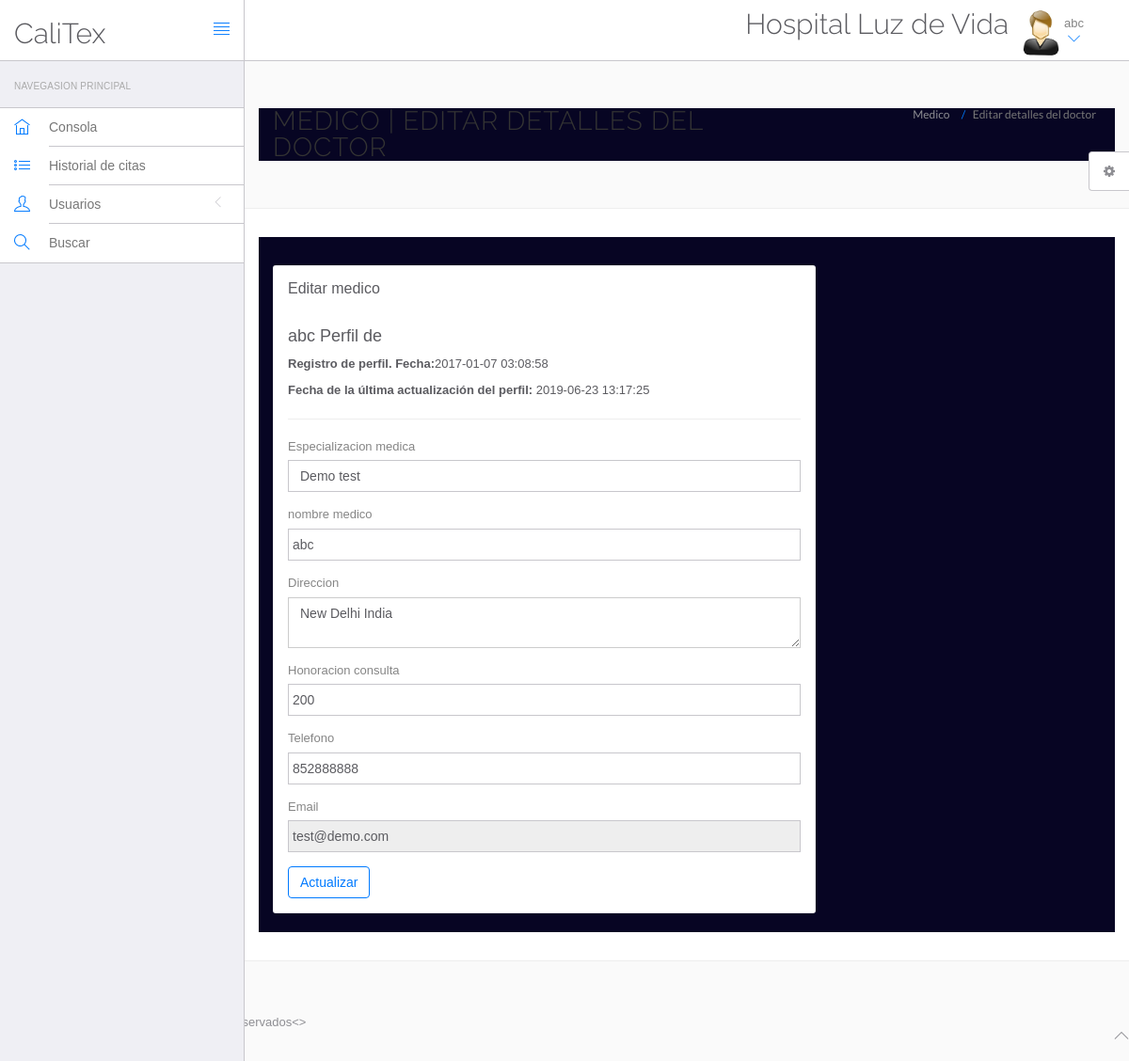
/hms/doctor/edit-profile.php (signed in), run on the app's committed database.
### tables this page shows
CREATE TABLE `doctors` (
  `id` int(11) NOT NULL AUTO_INCREMENT,
  `specilization` varchar(255) DEFAULT NULL,
  `doctorName` varchar(255) DEFAULT NULL,
  `address` longtext DEFAULT NULL,
  `docFees` varchar(255) DEFAULT NULL,
  `contactno` bigint(11) DEFAULT NULL,
  `docEmail` varchar(255) DEFAULT NULL,
  `password` varchar(255) DEFAULT NULL,
  `creationDate` timestamp NULL DEFAULT current_timestamp(),
  `updationDate` timestamp NULL DEFAULT NULL ON UPDATE current_timestamp(),
  PRIMARY KEY (`id`)
);

### hms/doctor/edit-profile.php (the view, shortened to what this page needs)
<?php
include('include/config.php');
?>
<!DOCTYPE html>
<html lang="en">
	<head>
		<link rel="stylesheet" href="vendor/bootstrap/css/bootstrap.min.css">
		<link rel="stylesheet" href="vendor/fontawesome/css/font-awesome.min.css">
		<link rel="stylesheet" href="vendor/themify-icons/themify-icons.min.css">
		<link href="vendor/animate.css/animate.min.css" rel="stylesheet" media="screen">
		<link href="vendor/perfect-scrollbar/perfect-scrollbar.min.css" rel="stylesheet" media="screen">
		<link href="vendor/switchery/switchery.min.css" rel="stylesheet" media="screen">
		<link href="vendor/bootstrap-touchspin/jquery.bootstrap-touchspin.min.css" rel="stylesheet" media="screen">
		<link href="vendor/select2/select2.min.css" rel="stylesheet" media="screen">
		<link href="vendor/bootstrap-datepicker/bootstrap-datepicker3.standalone.min.css" rel="stylesheet" media="screen">
		<link href="vendor/bootstrap-timepicker/bootstrap-timepicker.min.css" rel="stylesheet" media="screen">
		<link rel="stylesheet" href="assets/css/styles.css">
		<link rel="stylesheet" href="assets/css/plugins.css">
		<link rel="stylesheet" href="assets/css/themes/theme-1.css" id="skin_color" />
	</head>
	<body>
		<div id="app">
<?php include('include/sidebar.php');?>
			<div class="app-content">
				<?php include('include/header.php');?>
				<div class="main-content" >
					<div class="wrap-content container" id="container">
						<section id="page-title">
							<div class="row">
								<div class="col-sm-8">
									<h1 class="mainTitle">Medico | Editar detalles del doctor</h1>
																	</div>
								<ol class="breadcrumb">
									<li>
										<span>Medico</span>
									</li>
									<li class="active">
										<span>Editar detalles del doctor</span>
									</li>
								</ol>
							</div>
						</section>
						<div class="container-fluid container-fullw bg-white">
							<div class="row">
								<div class="col-md-12">
									<div class="row margin-top-30">
										<div class="col-lg-8 col-md-12">
											<div class="panel panel-white">
												<div class="panel-heading">
													<h5 class="panel-title">Editar medico</h5>
												</div>
												<div class="panel-body">
									<?php $sql=mysqli_query($con,"select * from doctors where docEmail='".$_SESSION['dlogin']."'");
while($data=mysqli_fetch_array($sql))
{
?>
<h4><?php echo htmlentities($data['doctorName']);?>Perfil de</h4>
<p><b>Registro de perfil. Fecha:</b><?php echo htmlentities($data['creationDate']);?></p>
<?php if($data['updationDate']){?>
<p><b>Fecha de la última actualización del perfil: </b><?php echo htmlentities($data['updationDate']);?></p>
<?php } ?>
<hr />
													<form role="form" name="adddoc" method="post" onSubmit="return valid();">
														<div class="form-group">
															<label for="DoctorSpecialization">
																Especializacion medica
															</label>
							<select name="Doctorspecialization" class="form-control" required="required">
					<option value="<?php echo htmlentities($data['specilization']);?>">
					<?php echo htmlentities($data['specilization']);?></option>
															</select>
														</div>
<div class="form-group">
															<label for="doctorname">
																 nombre medico
															</label>
	<input type="text" name="docname" class="form-control" value="<?php echo htmlentities($data['doctorName']);?>" >
														</div>
<div class="form-group">
															<label for="address">
																 Direccion
															</label>
					<textarea name="clinicaddress" class="form-control"><?php echo htmlentities($data['address']);?></textarea>
														</div>
<div class="form-group">
															<label for="fess">
																 Honoracion consulta
															</label>
		<input type="text" name="docfees" class="form-control" required="required"  value="<?php echo htmlentities($data['docFees']);?>" >
														</div>
<div class="form-group">
									<label for="fess">
																 Telefono
															</label>
					<input type="text" name="doccontact" class="form-control" required="required"  value="<?php echo htmlentities($data['contactno']);?>">
														</div>
<div class="form-group">
									<label for="fess">
																 Email
															</label>
					<input type="email" name="docemail" class="form-control"  readonly="readonly"  value="<?php echo htmlentities($data['docEmail']);?>">
														</div>
														<?php } ?>
														<button type="submit" name="submit" class="btn btn-o btn-primary">
															Actualizar
														</button>
													</form>
												</div>
											</div>
										</div>
											</div>
										</div>
								</div>
					</div>
				</div>
			</div>
	<?php include('include/footer.php');?>
	<?php include('include/setting.php');?>
			<>
		</div>
	</body>
</html>

### hms/doctor/include/header.php (shortened to what this page needs)
<header class="navbar navbar-default navbar-static-top">
					<div class="navbar-header">
						<a class="navbar-brand" href="#">
							<h2 style="padding-top:20% ">CaliTex</h2>
						</a>
						<a href="#" class="sidebar-toggler pull-right visible-md visible-lg" data-toggle-class="app-sidebar-closed" data-toggle-target="#app">
							<i class="ti-align-justify"></i>
						</a>
					</div>
					<div class="navbar-collapse collapse">
						<ul class="nav navbar-right">
								<li  style="padding-top:2% ">
								<h2>Hospital Luz de Vida</h2>
							</li>
							<li class="dropdown current-user">
								<a href class="dropdown-toggle" data-toggle="dropdown">
									<img src="assets/images/images.jpg" > <span class="username">
									<?php $query=mysqli_query($con,"select doctorName from doctors where id='".$_SESSION['id']."'");
while($row=mysqli_fetch_array($query))
{
	echo $row['doctorName'];
}
									?> <i class="ti-angle-down"></i></i></span>
								</a>
							</li>
						</ul>
					</div>
				</header>

### hms/doctor/assets/css/themes/theme-1.css (style rules this page uses)
body { background: #FAFAFA; }
header .navbar-header { background: #ffffff !important; border-right-color: #c8c7cc !important; border-bottom-color: #c8c7cc !important; }
header .navbar-header .sidebar-toggler, header .navbar-header .sidebar-mobile-toggler { color: #007aff !important; }
header .navbar-header .navbar-brand { color: #777 !important; }
header .navbar-collapse { background: #ffffff !important; border-bottom-color: #c8c7cc !important; box-shadow: none !important; }
header .navbar-collapse .navbar-right > li > a { color: #777; }
header .navbar-collapse .navbar-right > li > a i { color: #007aff !important; }

### data on the page
doctors: doctorName "abc", creationDate "2017-01-07 03:08:58", updationDate "2019-06-23 13:17:25", Doctorspecialization "Demo test", docname "abc", clinicaddress "New Delhi India", docfees "200", doccontact "852888888", docemail "test@demo.com"
